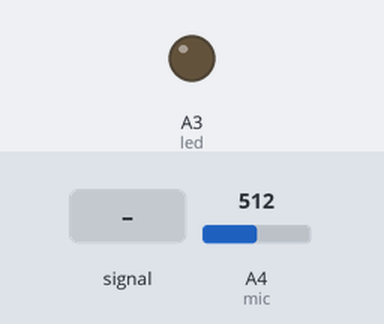
The sketch below on a simulated Arduino Uno, built with avr-gcc and run on an emulated ATmega328P. Parts: output pins drawn as LEDs (lit = HIGH). Inputs (shaded band) come from the test bench; at power-on: A4 (mic) = 512. What the sketch prints to the serial monitor is not drawn.

Above: at 1.2 s.
1.3 s: A4 (mic) fed a 200 Hz sine of ±460 counts around its level
4.3 s: A4 (mic) set to 900
5.8 s: A4 (mic) fed a 200 Hz sine of ±81 counts around its level
At 6.5 s:
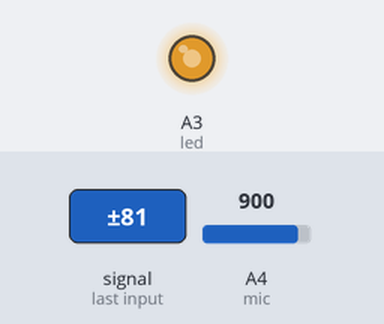
8.8 s: A4 (mic) set to 716
10.3 s: A4 (mic) set to 1023
At 11.5 s:
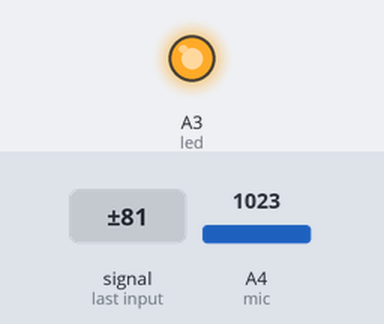
11.8 s: A4 (mic) set to 511
At 12.7 s:
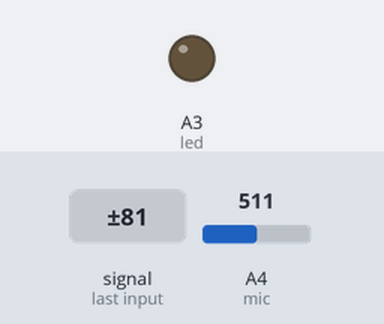
Timing chart, 0 to 14.3 s (numbered marks = the images above; inputs shaded):
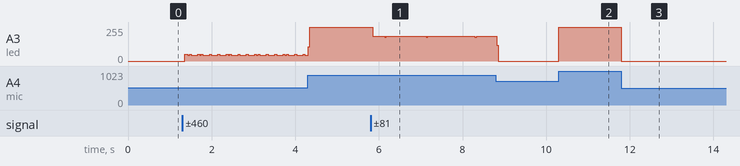

Measured:
- after the input at 5.8 s, A3 (led): 255/255 → 186/255 after 0.05 s
- after the input at 10.3 s, A3 (led): 0/255 → 255/255 at once
- after the input at 11.8 s, A3 (led): 255/255 → 0/255 at once

The sketch:

micTest.ino
```cpp
#define mic A4
#define led A3
float value;
void setup() {
  // put your setup code here, to run once:
Serial.begin(115200);
pinMode(mic, INPUT);
pinMode(led, OUTPUT);
}

void loop() {
  // put your main code here, to run repeatedly:
value = map(analogRead(mic), 800, 1000, 0, 255);
Serial.println(value);
analogWrite(led, value*2 );
}
```
